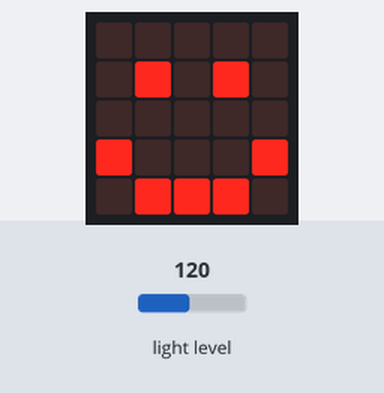
A program run on a simulated BBC micro:bit (MakeCode). Shown: the board's 5×5 LED display. Inputs (shaded band) come from the test bench; at power-on: light level 120.

Above: at 1.2 s.
1.3 s: light level set to 132
At 2.8 s:
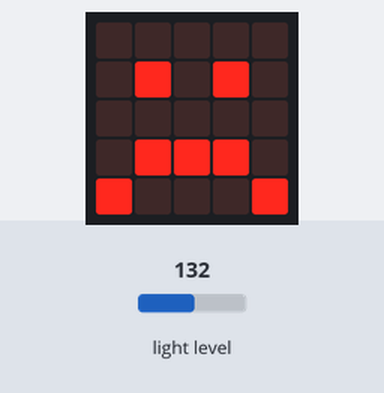
3.1 s: light level set to 5
At 3.7 s:
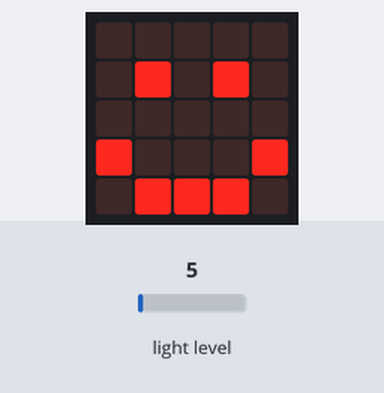
4.8 s: light level set to 191
At 5.5 s:
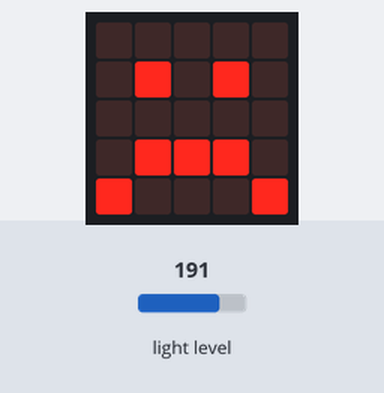
Timing chart, 0 to 7.8 s (numbered marks = the images above; inputs shaded):
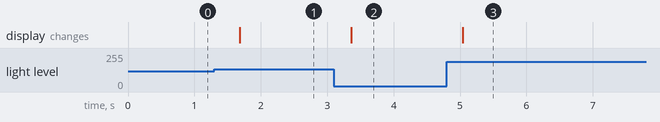

Measured:
- the behaviour switches between 128 and 129 on light level (found by bisection; images 0 and 1)
- after the input at 1.3 s, the display: changes after 0.38 s (image 1)
- after the input at 3.1 s, the display: changes after 0.26 s (image 2)
- after the input at 4.8 s, the display: changes after 0.24 s (image 3)

The program:

main.ts
```typescript
basic.forever(function () {
    if (input.lightLevel() <= 128) {
        basic.showLeds(`
            . . . . .
            . # . # .
            . . . . .
            # . . . #
            . # # # .
            `)
    } else {
        basic.showLeds(`
            . . . . .
            . # . # .
            . . . . .
            . # # # .
            # . . . #
            `)
    }
})
```

test.ts
```typescript
// οι δοκιμές πηγαίνουν εδώ, δεν θα γίνει εκτέλεση όταν αυτό το πακέτο χρησιμοποιηθεί ως επέκταση.
```
